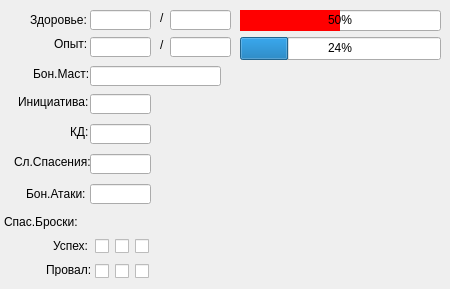
      <widget class="QWidget" name="tab_22">
       <attribute name="title">
        <string>Названия пока нету</string>
       </attribute>
       <widget class="QLabel" name="hp_labl">
        <property name="geometry">
         <rect>
          <x>30</x>
          <y>10</y>
          <width>61</width>
          <height>20</height>
         </rect>
        </property>
        <property name="font">
         <font>
          <pointsize>9</pointsize>
         </font>
        </property>
        <property name="text">
         <string>Здоровье:</string>
        </property>
       </widget>
       <widget class="QLineEdit" name="hp_at_this_moment_field">
        <property name="geometry">
         <rect>
          <x>90</x>
          <y>10</y>
          <width>61</width>
          <height>20</height>
         </rect>
        </property>
       </widget>
       <widget class="QLabel" name="label_45">
        <property name="geometry">
         <rect>
          <x>160</x>
          <y>10</y>
          <width>16</width>
          <height>16</height>
         </rect>
        </property>
        <property name="text">
         <string>/</string>
        </property>
       </widget>
       <widget class="QLineEdit" name="hp_full_field">
        <property name="geometry">
         <rect>
          <x>170</x>
          <y>10</y>
          <width>61</width>
          <height>20</height>
         </rect>
        </property>
       </widget>
       <widget class="QProgressBar" name="hp_prbar">
        <property name="geometry">
         <rect>
          <x>240</x>
          <y>10</y>
          <width>201</width>
          <height>21</height>
         </rect>
        </property>
        <property name="styleSheet">
         <string notr="true">QProgressBar::chunk {
    background-color: red;
	text-align: center
}</string>
        </property>
        <property name="value">
         <number>50</number>
        </property>
        <property name="alignment">
         <set>Qt::AlignCenter</set>
        </property>
        <property name="textVisible">
         <bool>true</bool>
        </property>
        <property name="orientation">
         <enum>Qt::Horizontal</enum>
        </property>
        <property name="invertedAppearance">
         <bool>false</bool>
        </property>
        <property name="textDirection">
         <enum>QProgressBar::TopToBottom</enum>
        </property>
       </widget>
       <widget class="QLabel" name="initiative_labl">
        <property name="geometry">
         <rect>
          <x>18</x>
          <y>94</y>
          <width>71</width>
          <height>16</height>
         </rect>
        </property>
        <property name="font">
         <font>
          <pointsize>9</pointsize>
         </font>
        </property>
        <property name="text">
         <string>Инициатива:</string>
        </property>
       </widget>
       <widget class="QLineEdit" name="initiative_field">
        <property name="geometry">
         <rect>
          <x>90</x>
          <y>94</y>
          <width>61</width>
          <height>20</height>
         </rect>
        </property>
       </widget>
       <widget class="QLabel" name="sl_spas_labl">
        <property name="geometry">
         <rect>
          <x>14</x>
          <y>154</y>
          <width>81</width>
          <height>16</height>
         </rect>
        </property>
        <property name="font">
         <font>
          <pointsize>9</pointsize>
         </font>
        </property>
        <property name="text">
         <string>Сл.Спасения:</string>
        </property>
       </widget>
       <widget class="QLineEdit" name="sl_spas_field">
        <property name="geometry">
         <rect>
          <x>90</x>
          <y>154</y>
          <width>61</width>
          <height>20</height>
         </rect>
        </property>
       </widget>
       <widget class="QLabel" name="bon_attack_labl">
        <property name="geometry">
         <rect>
          <x>26</x>
          <y>184</y>
          <width>61</width>
          <height>20</height>
         </rect>
        </property>
        <property name="font">
         <font>
          <pointsize>9</pointsize>
         </font>
        </property>
        <property name="text">
         <string>Бон.Атаки:</string>
        </property>
       </widget>
       <widget class="QLineEdit" name="bon_attack_field">
        <property name="geometry">
         <rect>
          <x>90</x>
          <y>184</y>
          <width>61</width>
          <height>20</height>
         </rect>
        </property>
       </widget>
       <widget class="QLabel" name="save_giving_of_death">
        <property name="geometry">
         <rect>
          <x>4</x>
          <y>214</y>
          <width>81</width>
          <height>16</height>
         </rect>
        </property>
        <property name="font">
         <font>
          <pointsize>9</pointsize>
         </font>
        </property>
        <property name="text">
         <string>Спас.Броски:</string>
        </property>
       </widget>
       <widget class="QLabel" name="save_giving_of_death_success">
        <property name="geometry">
         <rect>
          <x>53</x>
          <y>238</y>
          <width>41</width>
          <height>16</height>
         </rect>
        </property>
        <property name="font">
         <font>
          <pointsize>9</pointsize>
         </font>
        </property>
        <property name="text">
         <string>Успех:</string>
        </property>
       </widget>
       <widget class="QLabel" name="save_giving_of_death_fail">
        <property name="geometry">
         <rect>
          <x>46</x>
          <y>263</y>
          <width>47</width>
          <height>13</height>
         </rect>
        </property>
        <property name="font">
         <font>
          <pointsize>9</pointsize>
         </font>
        </property>
        <property name="text">
         <string>Провал:</string>
        </property>
       </widget>
       <widget class="QCheckBox" name="save_giving_of_death_success_box_1">
        <property name="geometry">
         <rect>
          <x>95</x>
          <y>238</y>
          <width>16</width>
          <height>17</height>
         </rect>
        </property>
        <property name="text">
         <string/>
        </property>
       </widget>
       <widget class="QCheckBox" name="save_giving_of_death_success_box_2">
        <property name="geometry">
         <rect>
          <x>115</x>
          <y>238</y>
          <width>16</width>
          <height>17</height>
         </rect>
        </property>
        <property name="text">
         <string/>
        </property>
       </widget>
       <widget class="QCheckBox" name="save_giving_of_death_success_box_3">
        <property name="geometry">
         <rect>
          <x>135</x>
          <y>238</y>
          <width>16</width>
          <height>17</height>
         </rect>
        </property>
        <property name="text">
         <string/>
        </property>
       </widget>
       <widget class="QCheckBox" name="save_giving_of_death_fail_box_1">
        <property name="geometry">
         <rect>
          <x>95</x>
          <y>263</y>
          <width>16</width>
          <height>17</height>
         </rect>
        </property>
        <property name="text">
         <string/>
        </property>
       </widget>
       <widget class="QCheckBox" name="save_giving_of_death_fail_box_2">
        <property name="geometry">
         <rect>
          <x>115</x>
          <y>263</y>
          <width>16</width>
          <height>17</height>
         </rect>
        </property>
        <property name="text">
         <string/>
        </property>
       </widget>
       <widget class="QCheckBox" name="save_giving_of_death_fail_box_3">
        <property name="geometry">
         <rect>
          <x>135</x>
          <y>263</y>
          <width>16</width>
          <height>17</height>
         </rect>
        </property>
        <property name="text">
         <string/>
        </property>
       </widget>
       <widget class="QLabel" name="KD_labl">
        <property name="geometry">
         <rect>
          <x>70</x>
          <y>124</y>
          <width>21</width>
          <height>16</height>
         </rect>
        </property>
        <property name="font">
         <font>
          <pointsize>9</pointsize>
         </font>
        </property>
        <property name="text">
         <string>КД:</string>
        </property>
       </widget>
       <widget class="QLineEdit" name="KD_field">
        <property name="geometry">
         <rect>
          <x>90</x>
          <y>124</y>
          <width>61</width>
          <height>20</height>
         </rect>
        </property>
       </widget>
       <widget class="QLineEdit" name="xp_to_next_lvl_field">
        <property name="geometry">
         <rect>
          <x>170</x>
          <y>37</y>
          <width>61</width>
          <height>20</height>
         </rect>
        </property>
       </widget>
       <widget class="QLabel" name="xp_labl">
        <property name="geometry">
         <rect>
          <x>54</x>
          <y>37</y>
          <width>47</width>
          <height>13</height>
         </rect>
        </property>
        <property name="font">
         <font>
          <pointsize>9</pointsize>
         </font>
        </property>
        <property name="text">
         <string>Опыт:</string>
        </property>
       </widget>
       <widget class="QProgressBar" name="xp_prbar">
        <property name="geometry">
         <rect>
          <x>240</x>
          <y>37</y>
          <width>201</width>
          <height>23</height>
         </rect>
        </property>
        <property name="styleSheet">
         <string notr="true">QProgressBar::chunk {
	text-align: center
}</string>
        </property>
        <property name="value">
         <number>24</number>
        </property>
        <property name="alignment">
         <set>Qt::AlignCenter</set>
        </property>
       </widget>
       <widget class="QLineEdit" name="xp_at_this_moment_field">
        <property name="geometry">
         <rect>
          <x>90</x>
          <y>37</y>
          <width>61</width>
          <height>20</height>
         </rect>
        </property>
       </widget>
       <widget class="QLabel" name="label_70">
        <property name="geometry">
         <rect>
          <x>160</x>
          <y>37</y>
          <width>16</width>
          <height>16</height>
         </rect>
        </property>
        <property name="text">
         <string>/</string>
        </property>
       </widget>
       <widget class="QLineEdit" name="bon_mast_field">
        <property name="geometry">
         <rect>
          <x>90</x>
          <y>66</y>
          <width>131</width>
          <height>20</height>
         </rect>
        </property>
       </widget>
       <widget class="QLabel" name="bon_mast_labl">
        <property name="geometry">
         <rect>
          <x>33</x>
          <y>66</y>
          <width>61</width>
          <height>16</height>
         </rect>
        </property>
        <property name="font">
         <font>
          <pointsize>9</pointsize>
         </font>
        </property>
        <property name="text">
         <string>Бон.Маст:</string>
        </property>
       </widget>
      </widget>
